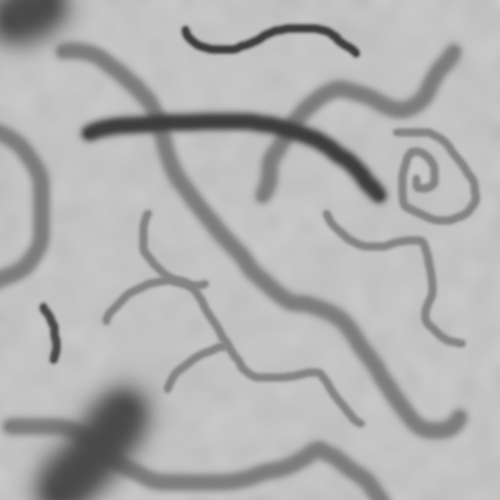
%> input picture data/threads.tif, 500 x 500 px, given in place of chart.tif, which was not available
$ octave demo.m   (GNU Octave 9; MATLAB toolbox functions it lacks are replaced by stand-ins)
%> lines starting %> are read from the running program, lines starting %| are printed output that depends on the picture; pictures that were not available may be replaced by others from this repository, and a replacement may not be noted
### examples/utils/propagate.m
function [ wavefront_out ] = propagate( wavefront_in, dist, ...
    px_size, wavelen, method )

% -----------------------------------------------------------------
% This function numerically simulates the propagation of a complex
% wavefront with a certain method.
% -----------------------------------------------------------------
%   INPUT   [inputWavefront] original complex wavefront
%           [dist] propagating distance (mm)
%           [pxSize] pixel size (mm)
%           [waveLen] wavelength (mm)
%           [method] propagation method ('Fresnel' or 'Angular
%           Spectrum')
%   OUTPUT  [outputWavefront] complex wavefront after propagation
% -----------------------------------------------------------------

[N,M] = size(wavefront_in);    % size of the wavefront

kx = pi/px_size*(-1:2/M:1-2/M);
ky = pi/px_size*(-1:2/N:1-2/N);
[KX,KY] = meshgrid(kx,ky);

k = 2*pi/wavelen;   % wave number

inputFT = fftshift(fft2(wavefront_in));

if strcmp(method,'Fresnel')
    H = exp(1i*k*dist)*exp(-1i*dist*(KX.^2+KY.^2)/2/k);
elseif strcmp(method,'Angular Spectrum')
    H = exp(1i*dist*sqrt(k^2-KX.^2-KY.^2));
else
    errordlg('Wrong parameter for [method]: must be <Angular Spectrum> or <Fresnel>','Error');
end

wavefront_out = ifft2(fftshift(inputFT.*H));

end

### examples/utils/puma/puma_ho.m
function [unwph,iter,erglist] = puma_ho(psi,p,varargin)
%puma_ho   Graph optimization based phase unwrapping algorithm.
%   [unwph,iter,erglist] = puma_ho(psi,p,'potential',potential,'cliques',cliques, 'qualitymaps', qualitymaps,
%   'schedule',schedule)
%   Unwrapps the observed modulo-2pi phase, casting the problem as an energy minimization via graph mincut
%   calculation. The algorithm is described in "Phase Unwrapping via Graph Cuts" submitted to IEEE IP, October, 2005.
%   Herein we make a generalization, by allowing cliques of any order (not just 1st order).
%
%   Authors: Jose Bioucas-Dias and Gon鏰lo Valad鉶
%
% ======================== REQUIRED INPUT PARAMETERS ======================
% Parameter             Values
% name                  and description
% =========================================================================
%
% psi                   (double) The wrapped phase image.
% p                     (double) It defines the clique potential exponent (>0).
%
% ======================== OPTIONAL INPUT PARAMETERS ======================
% Parameter             Values
% name                  and description
% =========================================================================
%
% potential             (1x1 struct array) This struct array has 2 fields:
% potential.quantized   ('yes','no') by default it is chosen a quantized potential.
% potential.threshold   (double) it defines a region over which the
%                       potential grows quadratically. By default is 0.
%
% cliques               (nx2 double matrix) Each row defines the
%                       "displacement vector" corresponding to each clique.
%                       The first and the second columns correspond to
%                       cliques along rows and columns in the image, respecively.
%                       By default is [1 0;0 1] (first order cliques).
%
% qualitymaps           (size(psi) x n (nocliques) double array). The quality matrices
%                       may take values between 0 and 1 (value 1: discontinuity presence;
%                       value 0: discontinuity absence).
%                       There is one quality matrix per clique type. By default there is
%                       discontinuity absence. A quality value corresponding to a certain
%                       clique must be signalled in the pixel corresponding to the end of
%                       the clique displacement vector (for each pair of pixels).
%
% schedule              (double vector) This vector contains a schedule of jump sizes.
% ========================= OUTPUT PARAMETERS =============================
% Parameter             Values
% name                  and description
% =========================================================================
% unwph                 (double array) This is the unwrapped phase image.
% iter                  (double) This is the number of iterations the algorithm runs through
% erglist               (double vector) This is a sequence of the energies of the unwrapped
%                       phases along the algorithm run.
%
% =========================== EXAMPLES ====================================
%       Note: the optional arguments must be provided in pairs string+value;
%       those pairs may be entered in any order.
%
%       potential.quantized = 'no'; potential.threshold = 0.5;
%       [unwph,iter,erglist] = puma_ho(psi,2,'potential',potential)
%
%       potential.quantized = 'yes'; potential.threshold = 2;
%       cliques = [1 0; 0 1; -1 1];
%       [unwph,iter,erglist] = puma_ho(psi,1,'cliques',cliques,'potential',potential)
%
%       potential.quantized = 'no';
%       potential.threshold = 0.1; cliques = [1 1];
%       qualitymaps = ones(size(psi,1),size(psi,2))
%       [unwph,iter,erglist] = puma_ho(psi,p,'potential',potential,'cliques',cliques,'qualitymaps',qualitymaps)

% ========================== REFERENCES ===================================
%   For reference see:
%   J. Bioucas-Dias and G. Valad鉶, "Phase Unwrapping via Graph Cuts"
%   IEEE Transactions Image Processing, 2007 (to appear).
%   The algorithm here coded corresponds to a generalization for any
%   cliques set (not only vertical and horizontal).
%
%   J. Bioucas-Dias and J. Leit鉶, "The ZpiM Algorithm for Interferometric Image Reconstruction
%   in SAR/SAS", IEEE Transactions Image Processing, vol. 20, no. Y, 2001.
%
%   The technique here employed is also based on the article:
%   V. kolmogorov and R. Zabih, "What Energy Functions can be Minimized via Graph Cuts?",
%   European Conference on Computer Vision, May 2002.
%%%%%%%%%%%%%%%%%%%%%%%%%%%%%%%%%%%%%%%%%%%%%%%%%%%%%%%%%%%%%%%%%%%%%%%%%%%%%%%%
%   Default values
potential.quantized     = 'yes';
potential.threshold     = 0;
cliques                 = [1 0;0 1];
qualitymaps             = repmat(zeros(size(psi,1),size(psi,2)),[1,1,2]); qual=0;
schedule                = 1;
%%%%%%%%%%%%%%%%%%%%%%%%%%%%%%%%%%%%%%%%%%%%%%%%%%%%%%%%%%%%%%%%%%%%%%%%%%%%%%%%

% test for number of required parameters

% Error out if there are not at least the two required input arguments

if (nargin-length(varargin)) ~= 2
    error('Wrong number of required parameters');
end

% Read the optional parameters
if (rem(length(varargin),2)==1)
    error('Optional parameters should always go by pairs');
elseif length(varargin)~=0
    for i=1:2:(length(varargin)-1)
        % change the value of parameter
        switch varargin{i}
            case 'potential'        % potential definition
                potential = varargin{i+1};
            case 'cliques'          % cliques to consider
                cliques = varargin{i+1};
            case 'qualitymaps'      % the quality maps
                qualitymaps = varargin{i+1};
                qual = 1;
            case 'schedule'         % jump size schedule
                schedule = varargin{i+1};
            otherwise
                % Hmmm, something wrong with the parameter string
                error(['Unrecognized parameter: ''' varargin{i} '''']);
        end;
    end
end;

if (qual==1)&&(size(qualitymaps,3)~=size(cliques,1))
    error('qualitymaps must be a 3D matrix whos 3D size is equal to no. cliques. Each plane on qualitymaps corresponds to a clique.');
end

% INPUT AND INITIALIZING %%%%%%%%%%%%%%%%%%%%%%%%
th    = getfield(potential,'threshold');
quant = getfield(potential,'quantized');


[m,n] = size(psi); % Size of input
kappa = zeros(m,n); % Initial labeling
%kappa = round(rand(m,n)*40);
kappa_aux = kappa;
iter = 0;
erglist = [];

[cliquesm,cliquesn] = size(cliques); % Size of input cliques
if qual ==0
    qualitymaps             = repmat(zeros(size(psi,1),size(psi,2)),[1,1,size(cliques,1)]);
end
disc_bar = 1 - qualitymaps;
% "maxdesl" is the maximum clique length used.
maxdesl = max(max(abs(cliques)));
% We define "base" which is a mask having ones in the region of interest(psi) and zeros upon a passe-partout
% having a constant length maxdesl+1.
base = zeros(2*maxdesl+2+m,2*maxdesl+2+n); base(maxdesl+2:maxdesl+2+m-1,maxdesl+2:maxdesl+2+n-1) = ones(m,n);

% PROCESSING   %%%%%%%%%%%%%%%%%%%%%%%%
for jump_size = schedule

    possible_improvment = 1;
    erg_previous = energy_ho(kappa,psi,base,p,cliques,disc_bar,th,quant);

    while possible_improvment
        iter = iter + 1;
        erglist = [erglist erg_previous];
        remain = [];
        % Here we put a passe-partout (constant length = maxdesl+1) in the images kappa and psi
        base_kappa = zeros(2*maxdesl+2+m,2*maxdesl+2+n); base_kappa(maxdesl+2:maxdesl+2+m-1,maxdesl+2:maxdesl+2+n-1) = kappa;
        psi_base = zeros(2*maxdesl+2+m,2*maxdesl+2+n); psi_base(maxdesl+2:maxdesl+2+m-1,maxdesl+2:maxdesl+2+n-1) = psi;

        for t = 1:cliquesm
            % The allowed start and end pixels of the "interpixel" directed edge
            base_start(:,:,t) = circshift(base,[-cliques(t,1),-cliques(t,2)]).*base;
            base_end(:,:,t) = circshift(base,[cliques(t,1),cliques(t,2)]).*base;

            % By convention the difference images have the same size as the
            % original ones; the difference information is retrieved in the
            % pixel of the image that is subtracted (end of the diff vector)
            auxili = circshift(base_kappa,[cliques(t,1),cliques(t,2)]);
            t_dkappa(:,:,t) = (base_kappa-auxili);
            auxili2 = circshift(psi_base,[cliques(t,1),cliques(t,2)]);
            dpsi = auxili2 - psi_base;
            % Beyond base, we must multiply by
            % circshift(base,[cliques(t,1),cliques(t,2)]) in order to
            % account for frontier pixels that can't have links outside ROI
            a(:,:,t) = (2*pi*t_dkappa(:,:,t)-dpsi).*base.*circshift(base,[cliques(t,1),cliques(t,2)]);
            A(:,:,t) = clique_energy_ho(abs(a(:,:,t)),p,th,quant).*base.*circshift(base,[cliques(t,1),cliques(t,2)]);
            D(:,:,t) = A(:,:,t);
            C(:,:,t) = clique_energy_ho(abs(2*pi*jump_size + a(:,:,t)),p,th,quant).*base.*circshift(base,[cliques(t,1),cliques(t,2)]);
            B(:,:,t) = clique_energy_ho(abs(-2*pi*jump_size + a(:,:,t)),p,th,quant).*base.*circshift(base,[cliques(t,1),cliques(t,2)]);

            % The circshift by [-cliques(t,1),-cliques(t,2)] is due to the fact that differences are retrieved in the
            % "second=end" pixel. Both "start" and "end" pixels can have source and sink connections.
            source(:,:,t) = circshift((C(:,:,t)-A(:,:,t)).*((C(:,:,t)-A(:,:,t))>0),[-cliques(t,1),-cliques(t,2)]).*base_start(:,:,t);
            sink(:,:,t) = circshift((A(:,:,t)-C(:,:,t)).*((A(:,:,t)-C(:,:,t))>0),[-cliques(t,1),-cliques(t,2)]).*base_start(:,:,t);

            source(:,:,t) = source(:,:,t) + ((D(:,:,t)-C(:,:,t)).*((D(:,:,t)-C(:,:,t))>0)).*base_end(:,:,t);
            sink(:,:,t) = sink(:,:,t) + ((C(:,:,t)-D(:,:,t)).*((C(:,:,t)-D(:,:,t))>0)).*base_end(:,:,t);
        end


        % We get rid of the "pass-partous"
        source(1:maxdesl+1,:,:)=[]; source(m+1:m+maxdesl+1,:,:)=[]; source(:,1:maxdesl+1,:)=[]; source(:,n+1:n+maxdesl+1,:)=[];
        sink(1:maxdesl+1,:,:)=[]; sink(m+1:m+maxdesl+1,:,:)=[];sink(:,1:maxdesl+1,:)=[]; sink(:,n+1:n+maxdesl+1,:)=[];
        auxiliar1 = B + C - A - D;
        auxiliar1(1:maxdesl+1,:,:)=[]; auxiliar1(m+1:m+maxdesl+1,:,:)=[]; auxiliar1(:,1:maxdesl+1,:)=[]; auxiliar1(:,n+1:n+maxdesl+1,:)=[];
        base_start(1:maxdesl+1,:,:)=[]; base_start(m+1:m+maxdesl+1,:,:)=[]; base_start(:,1:maxdesl+1,:)=[]; base_start(:,n+1:n+maxdesl+1,:)=[];
        base_end(1:maxdesl+1,:,:)=[]; base_end(m+1:m+maxdesl+1,:,:)=[]; base_end(:,1:maxdesl+1,:)=[]; base_end(:,n+1:n+maxdesl+1,:)=[];

        % We construct the "remain" and the "sourcesink" matrices
        for t=1:cliquesm
            start = find(base_start(:,:,t)~=0); endd = find(base_end(:,:,t)~=0);
            auxiliar2 = auxiliar1(:,:,t);
            auxiliar3 = [start endd  auxiliar2(endd) zeros(size(endd,1),1)];
            remain = [remain; auxiliar3];
        end
        %remain = sortrows(remain,[1 2]);
        sourcefinal = sum(source,3);
        sinkfinal = sum(sink,3);
        sourcesink = [(1:m*n)' sourcefinal(:) sinkfinal(:)];

        % KAPPA RELABELING
        [flow,cutside] = mincut(sourcesink,remain);
        % The relabeling of each pixel relies on the cutside of that pixel:
        %       if the cutside = 0 (source) then we increment the label by jump_size
        %       if the cutside = 1 (sink) then the label remains unchanged
        kappa_aux(cutside(:,1)) = kappa(cutside(:,1)) + (1 - cutside(:,2))*jump_size;

        % CHECK ENERGY IMPROVEMENT
        erg_actual = energy_ho(kappa_aux,psi,base,p,cliques,disc_bar,th,quant);
        %
        if (erg_actual < erg_previous)
            erg_previous = erg_actual;
            kappa = kappa_aux;
        else
            possible_improvment = 0;
            unwph = 2*pi*kappa + psi;
        end
        %mesh( 2*pi*kappa + psi)
        %surfl(2*pi*kappa + psi);shading interp; colormap(copper);
        %colormap(gray);
        %imagesc( 2*pi*kappa + psi);
        %drawnow;
        %iter
        %erg_actual
        %jump_size
        clear base_start base_end source sink auxiliar1 auxiliar2 A B C D;
    end % while
    %title('Puma solution');
end %for

### examples/utils/D.m
function u = D(x,sigma)
    u = zeros(size(x));
    for r = 0:sigma-1
        for c = 0:sigma-1
            u(1:sigma:end,1:sigma:end) = u(1:sigma:end,1:sigma:end) + x(1+r:sigma:end,1+c:sigma:end);
        end
    end
    u = u(1:sigma:end,1:sigma:end);
end

### examples/utils/puma/clique_energy_ho.m
function e=clique_energy_ho(d,p,th,quant)
%clique_energy_ho  Computes clique energy: e=th^(p-2)*d.^2.*mask + d.^p.*(1-mask)
%        e=clique_energy_ho(d,p,th,quant)
%
%  Input arguments --------------------
%  d             -> clique difference
%  p             -> power law exponent
%  th            -> it defines a region over which the potential grows quadratically
%  quant         -> it defines whether or not the potential is quantized

switch quant
    case 'no'        % non quantized potential
        d=abs(d);
    case 'yes'       % quantized potential (2pi Quantization of phase difference)
        d=abs(round(d/2/pi)*2*pi);
end;
%

if th~=0
    mask = (d<=th);
    e = th^(p-2)*d.^2.*mask + d.^p.*(1-mask);
else
    e = d.^p;
end
return

### examples/utils/puma/energy_ho.m
function erg = energy_ho(kappa,psi,base,p,cliques,disc_bar,th,quant)
%energy_ho   Energy from kappa labeling and psi phase measurements.
%   erg = energy_ho(kappa,psi,base,p,cliques,disc_bar,p,th,quant) returns the energy of kappa labeling given the
%   psi measurements image, the base ROI image (having ones in the region of interest (psi) and a passe-partout
%   made of zeros), the exponent p, the cliques matrix (each row indicating a displacement vector corresponding
%   to each clique), the disc_bar (complement to one of the quality maps), a threshold th defining a region for
%   which the potential (before a possible quantization) is quadratic, and quant which is a flag defining whether
%   the potential is or is not quantized.
%   (see J. Bioucas-Dias and G. Valad鉶, "Phase Unwrapping via Graph Cuts"
%   submitted to IEEE Transactions Image Processing, October, 2005).
%   SITE: www.lx.it.pt/~bioucas/

[m,n] = size(psi);
[cliquesm,cliquesn] = size(cliques); % Size of input cliques
maxdesl = max(max(abs(cliques))); % This is the maximum clique length used
% Here we put a passe-partout (constant length = maxdesl+1) in the images kappa and psi
base_kappa    = zeros(2*maxdesl+2+m,2*maxdesl+2+n); base_kappa(maxdesl+2:maxdesl+2+m-1,maxdesl+2:maxdesl+2+n-1) = kappa;
psi_base      = zeros(2*maxdesl+2+m,2*maxdesl+2+n); psi_base(maxdesl+2:maxdesl+2+m-1,maxdesl+2:maxdesl+2+n-1) = psi;
z = size(disc_bar,3);
base_disc_bar  = repmat(zeros(2*maxdesl+2+m,2*maxdesl+2+n),[1 1 z]); base_disc_bar(maxdesl+2:maxdesl+2+m-1,maxdesl+2:maxdesl+2+n-1,:) = disc_bar;

for t = 1:cliquesm
    % The allowed start and end pixels of the "interpixel" directed edge
    base_start(:,:,t) = circshift(base,[-cliques(t,1),-cliques(t,2)]).*base;
    base_end(:,:,t) = circshift(base,[cliques(t,1),cliques(t,2)]).*base;

    % By convention the difference images have the same size as the
    % original ones; the difference information is retrieved in the
    % pixel of the image that is subtracted (end of the diff vector)
    auxili = circshift(base_kappa,[cliques(t,1),cliques(t,2)]);
    t_dkappa(:,:,t) = (base_kappa-auxili);
    auxili2 = circshift(psi_base,[cliques(t,1),cliques(t,2)]);
    dpsi = auxili2 - psi_base;
    % Beyond base, we must multiply by
    % circshift(base,[cliques(t,1),cliques(t,2)]) in order to
    % account for frontier pixels that can't have links outside ROI
    a(:,:,t) = (2*pi*t_dkappa(:,:,t)-dpsi).*base.*circshift(base,[cliques(t,1),cliques(t,2)])...
               .*base_disc_bar(:,:,t);
end

erg = sum(sum(sum((clique_energy_ho(a,p,th,quant)))));

### examples/demo.m
%% generate data
clear;clc;
% close all;

% load functions and test image
addpath(genpath('../src'))
addpath(genpath('./utils'))

M = 64;         % pixel number
sigma = 4;      % up-sampling ratio
N = M*sigma;    % subpixel number

img1 = im2double(imresize(imread('../data/chart.tif'),[N,N]));
%> img1: size 256x256 double; min 0.239, max 0.792, mean 0.695
img2 = im2double(imresize(imread('../data/testpat.tif'),[N,N]));
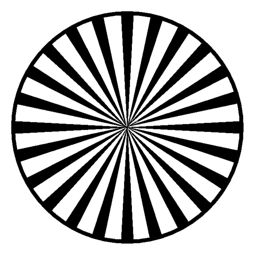
%> input picture data/testpat.tif, 256 x 256 px
%> img2: size 256x256 double; min 0, max 1, mean 0.694
x = (1 - img1*0.5).*exp(1i*pi*(1 - img2));
% x = (1 - img1*0.5);
% x = exp(1i*pi*(1-img2));

img1 = im2double(imresize(imread('../data/peppers.tif'),[N,N]));
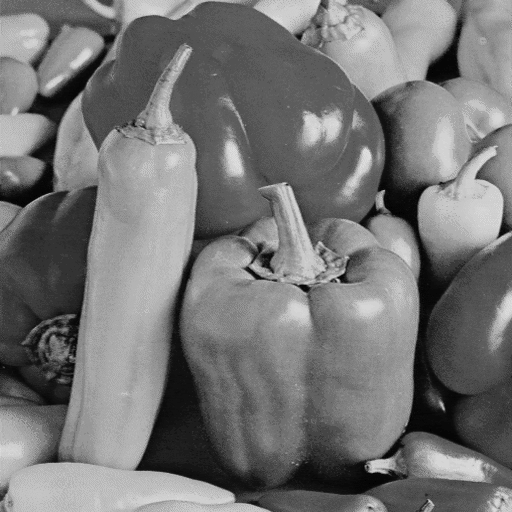
%> input picture data/peppers.tif, 512 x 512 px
%> img1: size 256x256 double; min 0, max 0.878, mean 0.458
img2 = im2double(imresize(imread('../data/cameraman.tif'),[N,N]));
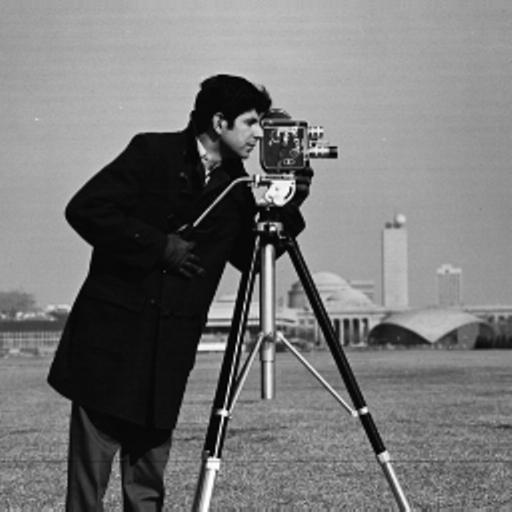
%> input picture data/cameraman.tif, 512 x 512 px
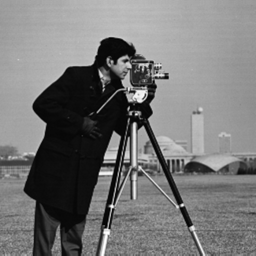
%> img2: size 256x256 double; min 0, max 1, mean 0.464
x = (0.5 + img1*0.5).*exp(1i*pi*(img2));

pxsize = 1e-3;      % pixel size (mm)
wavlen = 5e-4;      % wavelength (mm)
method = 'Angular Spectrum';

%% generate measurement data (multi-distance)
S = 64;     % number of measurements
d = linspace(1,5,S);   % imaging distance (multi-distance phase retrieval)
y = NaN(M,M,S);
for k = 1:S
    u = propagate(x, d(k), pxsize, wavlen, method);
    y(:,:,k) = D(abs(u).^2,sigma);
    y(:,:,k) = y(:,:,k).*(1 + 5e-3*randn(M,M));   % add some noise
end

% function handles for forward and backward propagators
A = @(x,k) propagate(x, d(k), pxsize, wavlen, method);
AH = @(x,k) propagate(x, -d(k), pxsize, wavlen, method);

%% generate measurement data (coded aperture)
S = 4;     % number of measurements
d = 5;
mask = zeros(N,N,S);
y = NaN(M,M,S);
for k = 1:S
    mask(:,:,k) = exp(1i*imresize(rand(M,M),[N,N]));
    u = propagate(x.*mask(:,:,k), d, pxsize, wavlen, method);
    y(:,:,k) = D(abs(u).^2,sigma);
    y(:,:,k) = y(:,:,k).*(1 + 0e-3*randn(M,M));   % add some noise
end
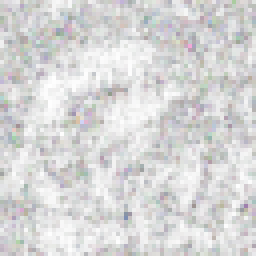
%> y: size 64x64x4 double (shown 4 times larger); mean R, G, B, A 8.7, 8.7, 8.7, 8.7; transparent parts drawn white

% function handles for forward and backward propagators
A = @(x,k) propagate(x.*mask(:,:,k), d, pxsize, wavlen, method);
AH = @(x,k) propagate(x, -d, pxsize, wavlen, method).*conj(mask(:,:,k));

%% reconstruction
n_iters = 200;
step = 2;
unwrapper = @(x) puma_ho(x,1);
[x_r,n_iters,objs,errs,~] = WirtingerPSR(A,AH,y,sigma,...
    'initializer',0,...
    'max_iter',n_iters,...
    'min_iter',n_iters,...
    'update_mode','incremental',...
    'step_size',step,...
    'ground_truth',x,...
    'obj_func','amplitude',...
    'phase_unwrapper',unwrapper);
%> n_iters = 200; objs = 201 rows, first 8: [Inf Inf Inf Inf; 11.91 3.68 3.45 3.51; 3.24 2.88 2.77 2.81; 2.6 2.37 2.32 2.32; 2.17 2 1.98 1.96; 1.86 1.73 1.72 1.7; 1.62 1.52 1.52 1.49; 1.43 1.36 1.36 1.33]; errs = 201 values, max 0.689 at index 1, min 0.527 at index 101, mean 0.532
%> the run ends on the next line

phase = unwrapper(angle(x_r));  % phase unwrapping
